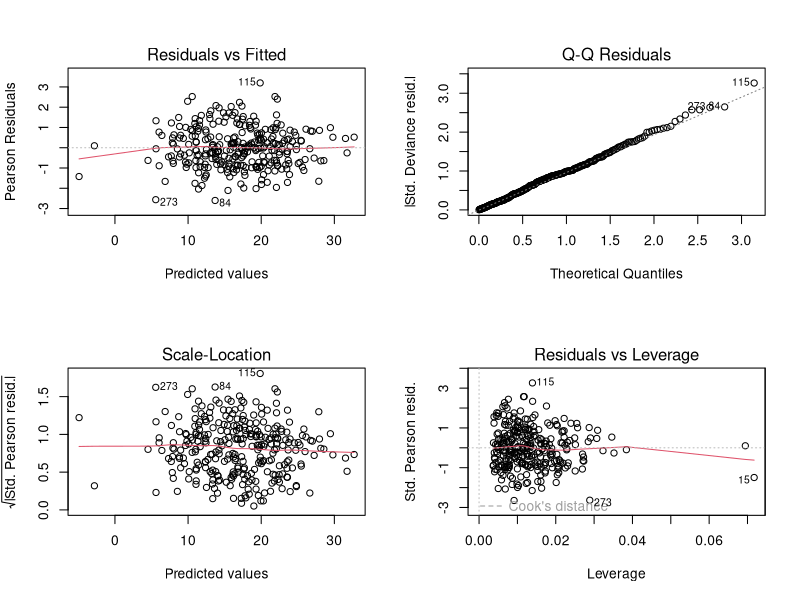
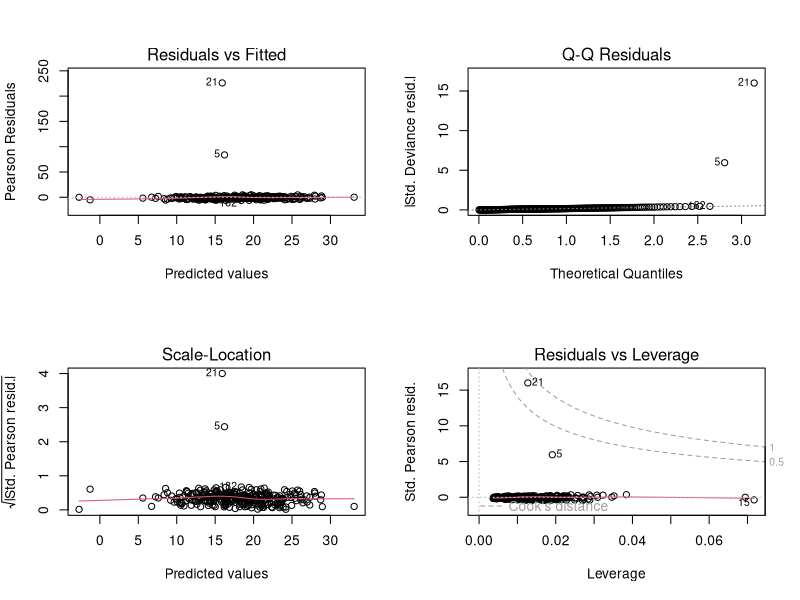
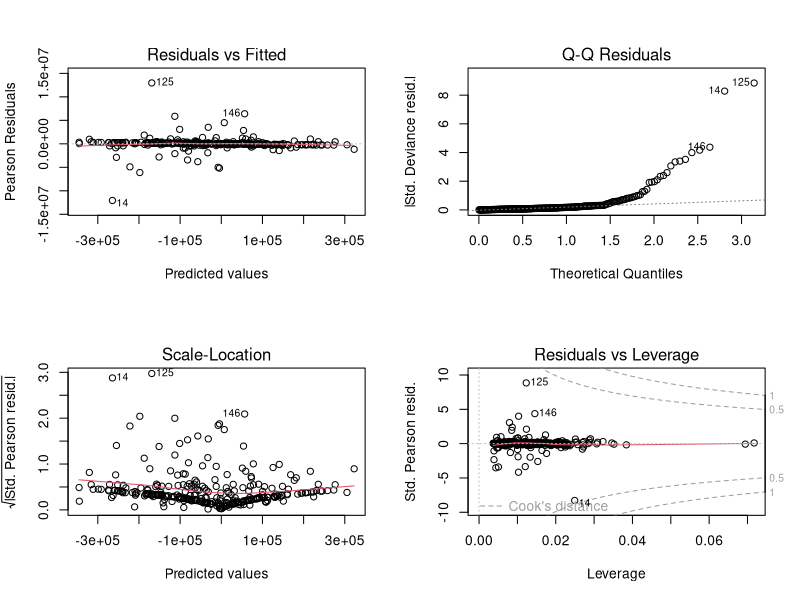
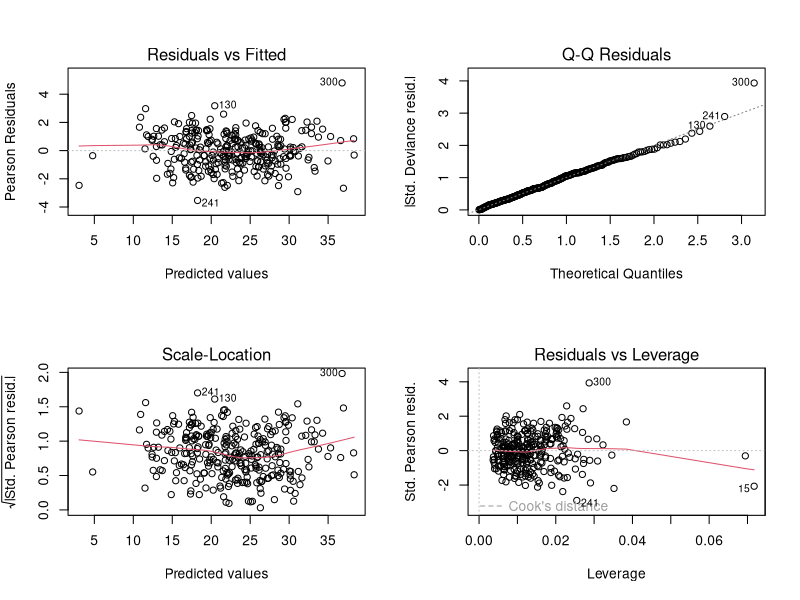
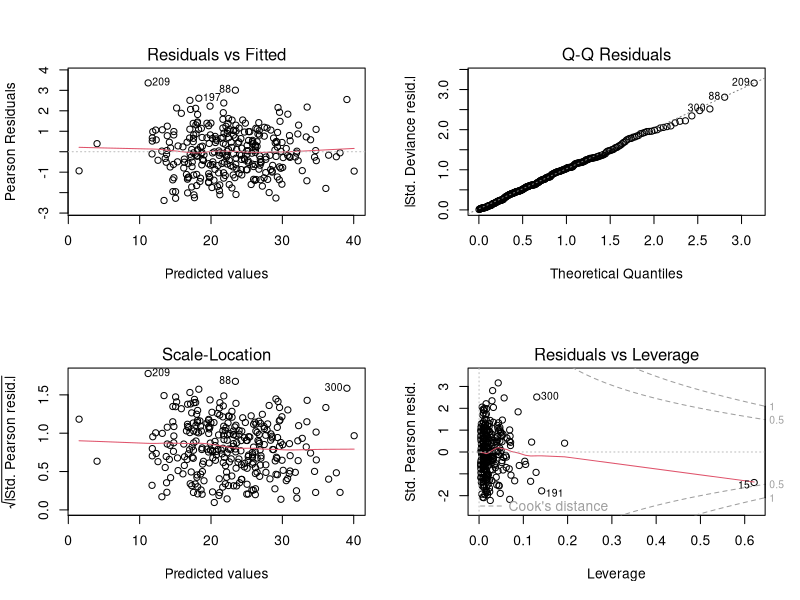
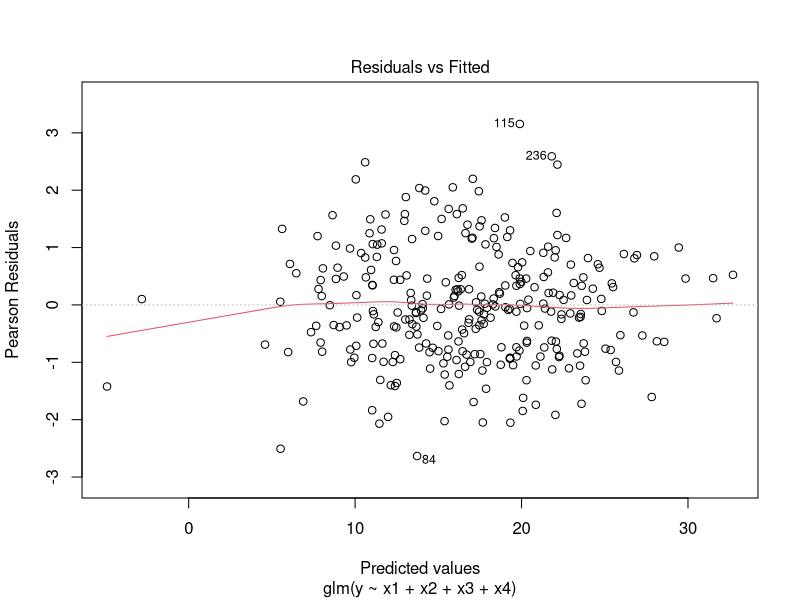
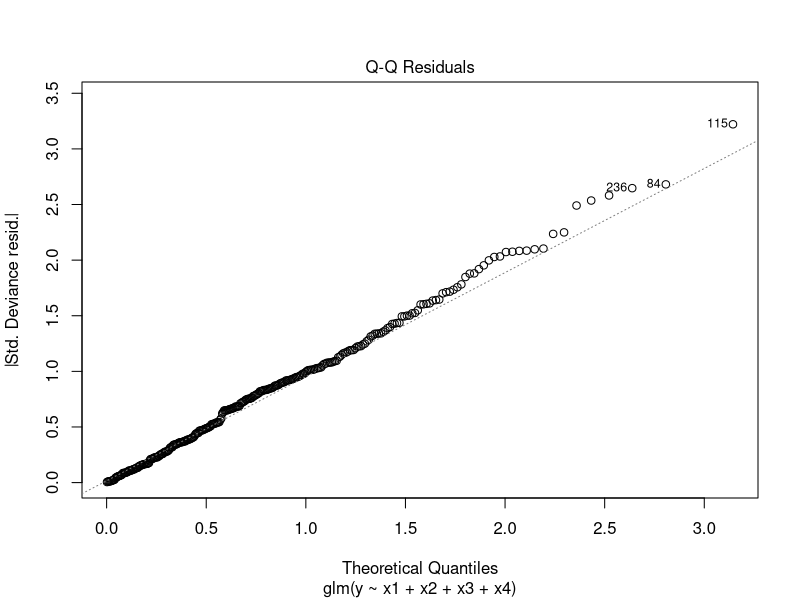
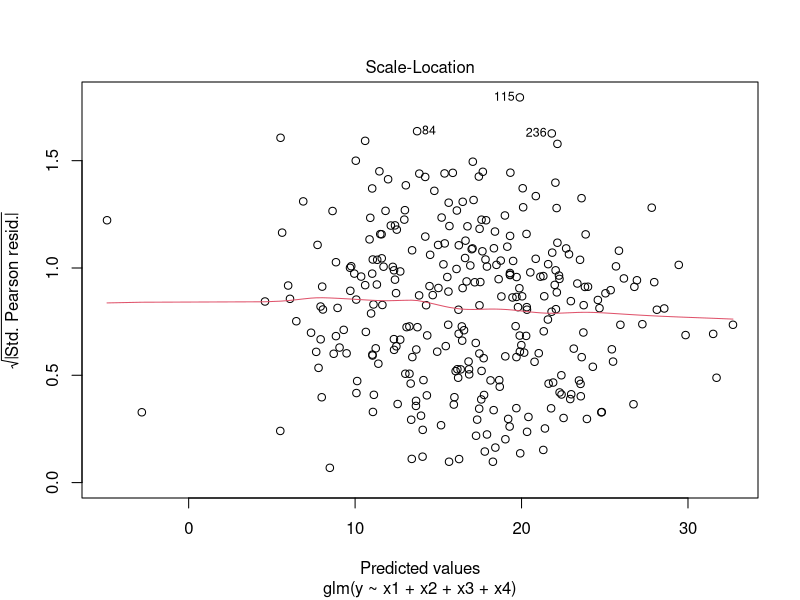

Reproduce these figures in R, in order.

aic <- function(model) {
  k <- length(model$coefficients)
  n <- length(model$fitted.values)
  2 * k + n * floor(log(mean(model$residuals^2)) + 1)
}

bic <- function(model) {
  k <- length(model$coefficients)
  n <- length(model$fitted.values)
  2 * k * log(n) + n * floor(log(mean(model$residuals^2)) + 1)
}

op <- par(mfrow=c(2,2))

N <- 300
x1 <- rnorm(N, 5, 5)
x2 <- rnorm(N, 2, 1)
x3 <- runif(N, 2, 4)

e1 <- rnorm(N, 0, 1)

# good data to fit
y <- x1 + 3*x2 + 2 * x3 + e1

model1 <- glm(y ~ x1 + x2 + x3)
summary(model1)

plot(model1)

# aic and bic coefs
aic(model1)
bic(model1)
# and for simpler models
aic(glm(y~x1))
bic(glm(y~x1))

# let's add some outliers
y.out <- y
y.out[5] <- 100
y.out[21] <- 242

model2 <- glm(y.out ~ x1 + x2 + x3)
summary(model2)
plot(model2)

# new strange errors
y.strange <- y + rnorm(N, 0, 10)^5

model3 <- glm(y.strange ~ x1 + x2 + x3)
summary(model3)
plot(model3)

# now let's build more complex data
y2 <- 2 + x1 + x2*x3 + 2*x3 + rnorm(N, 4)
model4 <- glm(y2 ~ x1 + x2 + x3)
summary(model4)
plot(model4)

model5 <- glm(y2 ~ x1 * x2 * x3)
summary(model5)
plot(model5)
par(op)


# task 2

# correlated factor
x4 <- 0.1 * x3 + rnorm(N, 0, 0.1)
model6 <- glm(y ~ x1 + x2 + x3 + x4)
summary(model6)
plot(model6)

# independent factor
x5 <- rexp(N, 2)
model7 <- glm(y ~ x1 + x2 + x3 + x5)
summary(model7)
plot(model7)

# week model
model8 <- glm(y ~ x1 + x2)
summary(model8)
anova(model1, model8, test='Chisq')
anova(model1, model7, test='Chisq')
anova(model1, model6, test='Chisq')

pairs(y ~ x1 + x2 + x3 + x4)
# x3 and x4 are correlated

library(MASS)
stepAIC(glm(y ~ x1 + x2 + x3 + x4 + x5), direction='both')
stepAIC(glm(y ~  x1 + x2 + x3), direction='both', scope=list(upper=~x1 + x2 + x3 + x1*x2 + x2*x3 + x1*x3 + x1*x2*x3, lower=~1))
